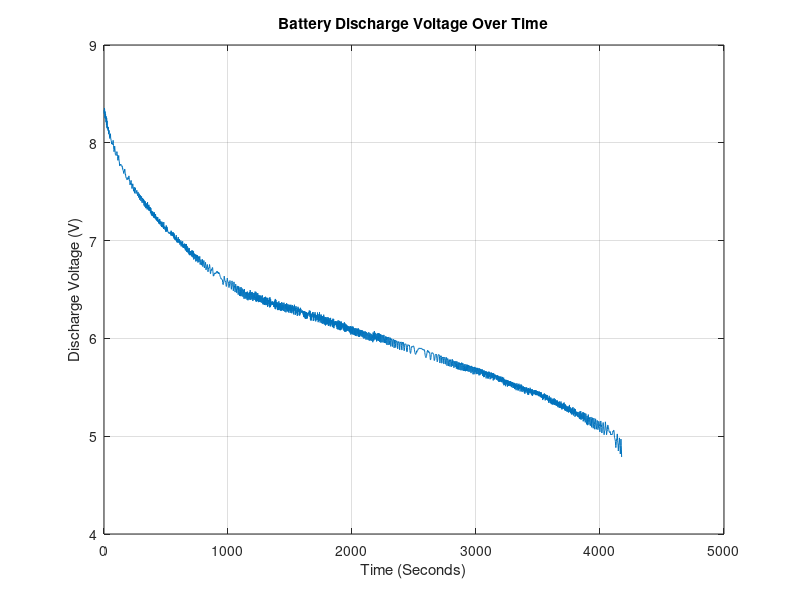
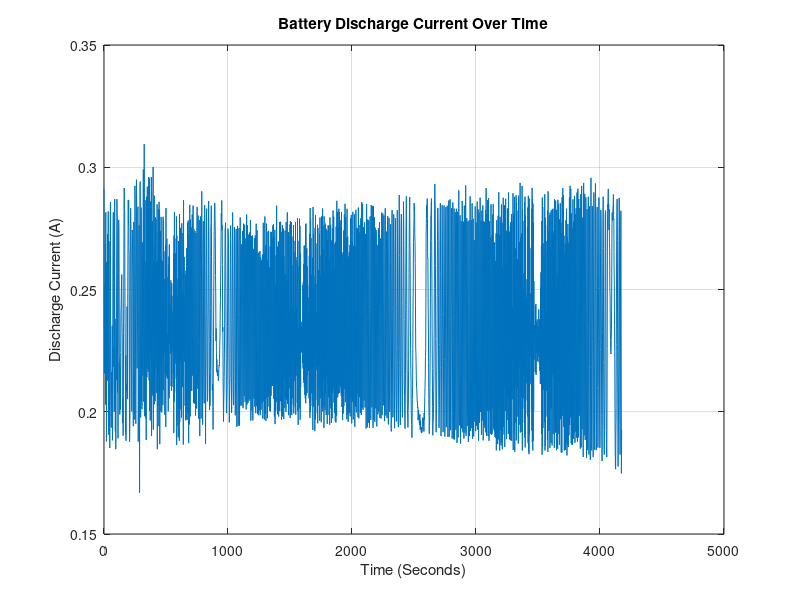
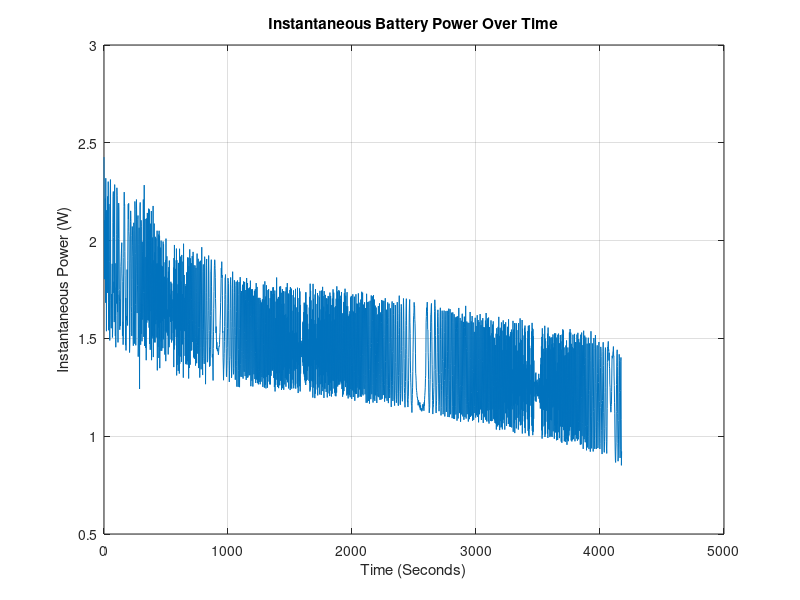
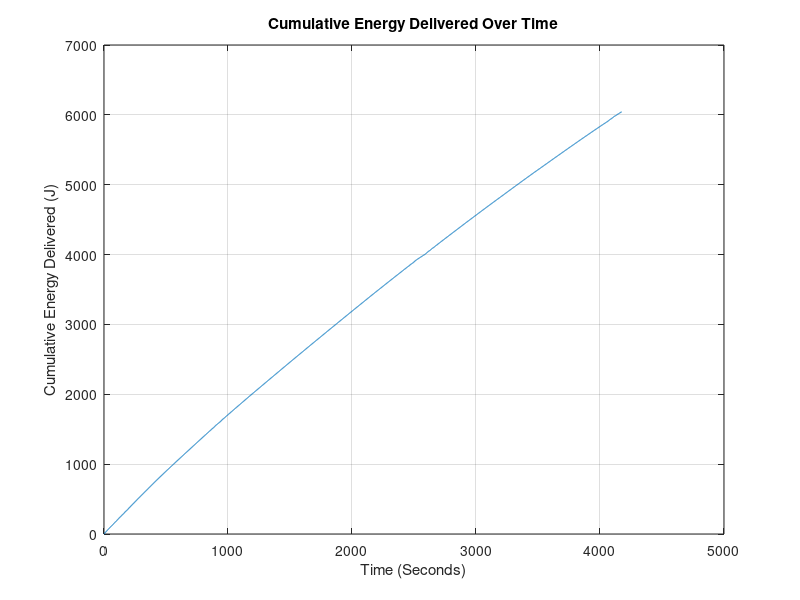

MATLAB code for these plots, in order:
clear all; close all; clc;

load('energizerBattery.mat');

Imeas = -Imeas(2 : end);
t = t(2 : end);
t = t - t(1);
Vmeas = Vmeas(2 : end);

power = Vmeas.*Imeas;
energy = cumtrapz(t, power);

figure(1)
plot(t, Vmeas)
xlabel('Time (Seconds)')
ylabel('Discharge Voltage (V)')
title('Battery Discharge Voltage Over Time')
grid on

figure(2)
plot(t, Imeas)
xlabel('Time (Seconds)')
ylabel('Discharge Current (A)')
title('Battery Discharge Current Over Time')
grid on


figure(3)
plot(t, power)
xlabel('Time (Seconds)')
ylabel('Instantaneous Power (W)')
title('Instantaneous Battery Power Over Time')
grid on

figure(4)
plot(t, energy)
xlabel('Time (Seconds)')
ylabel('Cumulative Energy Delivered (J)')
title('Cumulative Energy Delivered Over Time')
grid on

for i = 1:4
    saveas(figure(i), sprintf('energizer_%d.jpg',i));
end